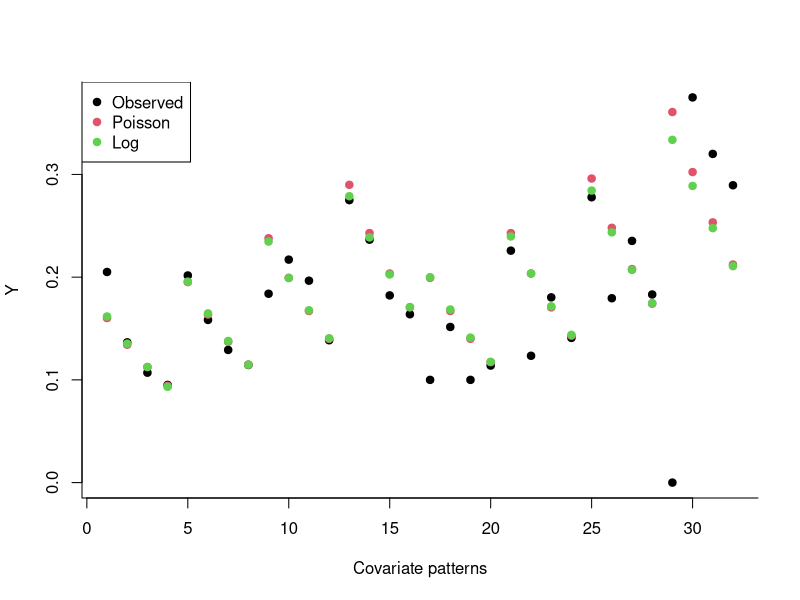

The R source for this figure:
## ---- chunk 1
library(tidyverse)
## ---- chunk 2
dat <- read_csv("table9_13.csv")
## ---- chunk 3
fit1_cont <- glm(cbind(y, n-y) ~ ., data = dat, family = binomial(link = "logit"))
## ---- chunk 4
dat2 <- dat
dat2$CAR <- as.factor(dat2$CAR)
dat2$AGE <- as.factor(dat2$AGE)
dat2$DIST <- as.factor(dat2$DIST)
fit1_cat <- glm(cbind(y, n-y) ~ ., data = dat2, family = binomial(link = "logit"))
## ---- chunk 5
anova(fit1_cont, fit1_cat, test = "LRT")
## ---- chunk 6
sum_fit1cont <- summary(fit1_cont)
sum_fit1cont
## ---- chunk 7
L <- cbind(c(0,0, 2, 1))
Lb <- t(L)%*%fit1_cont$coef
varLb <- t(L)%*%sum_fit1cont$cov.unscaled%*%L
CILb <- Lb + c(-1, 1)*qnorm(1-.05/2)*sqrt(varLb)
exp(CILb)
## ---- chunk 8
fit1_pois <- glm(y ~ CAR + AGE + DIST + offset(log(n)), family = poisson(link = "log"), data = dat)
sum_fit1_pois <- summary(fit1_pois)
sum_fit1_pois
## ---- chunk 9
sum_fit1cont
## ---- chunk 10
sum_fit1_pois
## ---- chunk 11
anova(fit1_cont, fit1_pois, test = "LRT")
## ---- chunk 12
poi.pred <- fitted.values(fit1_pois)
poi.pred.unit <- poi.pred / dat$n

log.pred <- fitted.values(fit1_cont)
# poi.pred.unit <- log.pred

plot(1:32, dat$y / dat$n, pch=19, xlab="Covariate patterns", ylab="Y", bty="L")

points(1:32, poi.pred.unit, pch=19, col=2)
points(1:32, log.pred, pch = 19, col = 3)

legend("topleft", c("Observed", "Poisson", "Log"), col=c(1,2,3), pch=c(19,19, 19))
## ---- chunk 13
sum_fit1_pois$coefficients


